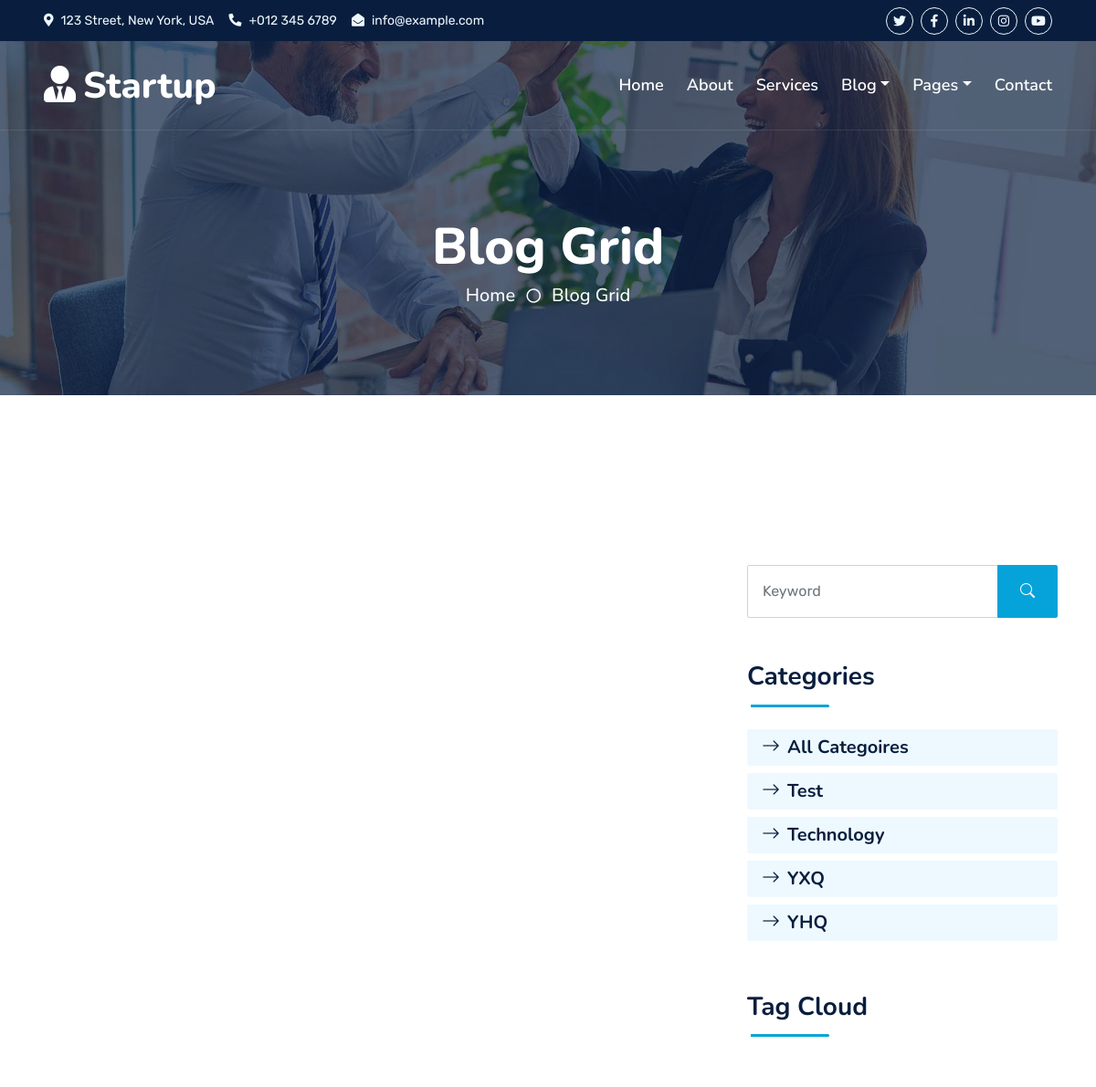
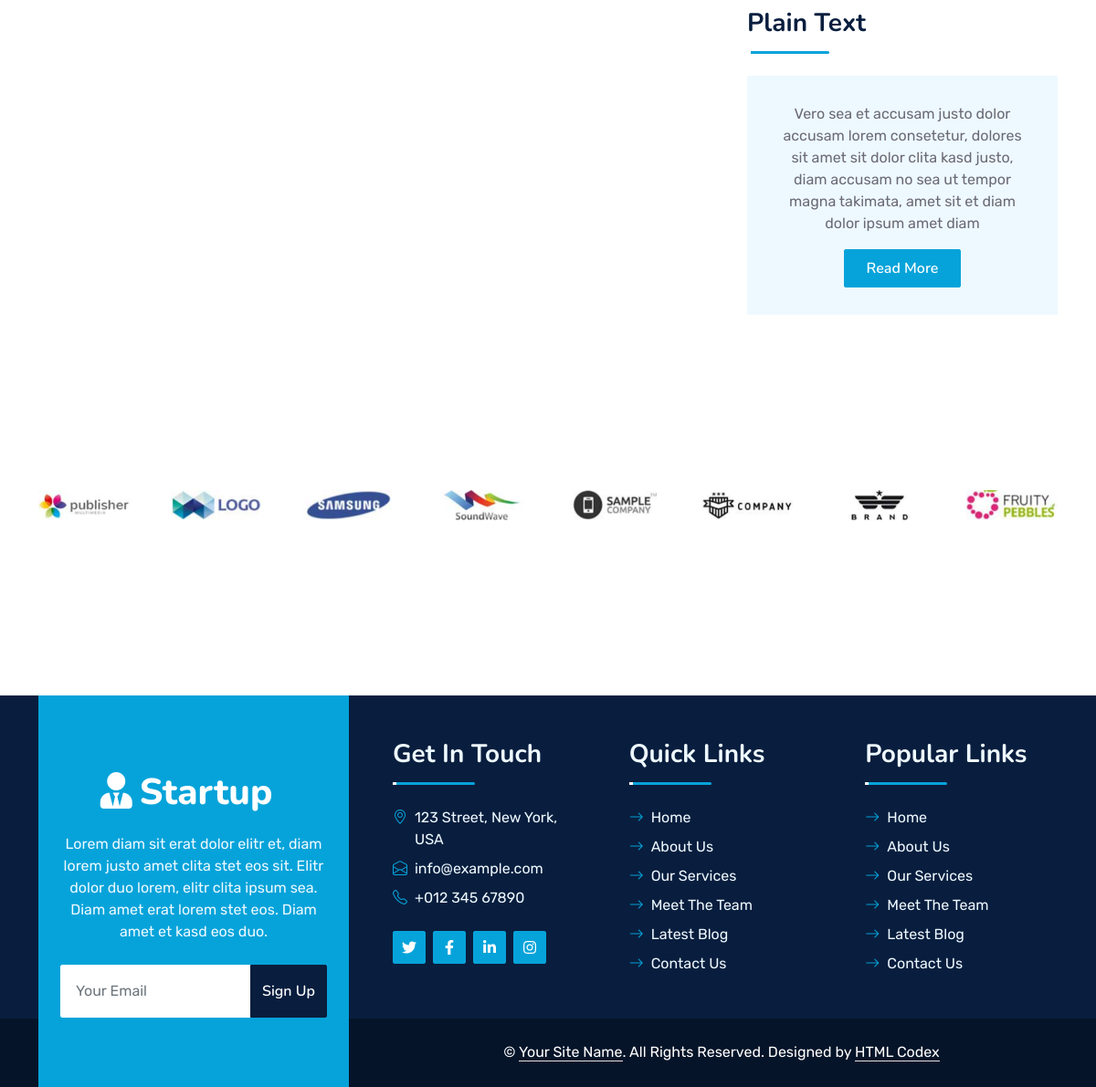
/blog/cat/test/, run on the app's committed database (2 pictures, top to bottom).
### blog/models.py (models this page shows, shortened)
class Category(models.Model):
    title = models.CharField(max_length=50)
    slug = models.SlugField(max_length=50, unique=True)
    class Meta:
        verbose_name = "Category"
        verbose_name_plural = "Categories"
        db_table = "Category"

### blog/views.py (the view)
# urls.py: path("cat/<slug:cat_slug>/", CategoryDetail.as_view(), name="cat_detail"),
class CategoryDetail(View):
    def get(self, request, cat_slug):
        cats = Category.objects.all()
        category = get_object_or_404(Category, slug=cat_slug)
        posts = Post.objects.filter(category=category)
        return render(request, "blog/list.html", {"posts": posts, "cats": cats})

### templates/blog/list.html (shortened to what this page needs)
{% extends 'base.html' %}
{% load static %}
{% block extra %}
<div class="container-fluid bg-primary py-5 bg-header" style="margin-bottom: 90px;">
    <div class="row py-5">
        <div class="col-12 pt-lg-5 mt-lg-5 text-center">
            <h1 class="display-4 text-white animated zoomIn">Blog Grid</h1>
            <a href="" class="h5 text-white">Home</a>
            <i class="far fa-circle text-white px-2"></i>
            <a href="" class="h5 text-white">Blog Grid</a>
        </div>
    </div>
</div>
{% endblock extra %}
{% block content %}
 <div class="container-fluid py-5 wow fadeInUp" data-wow-delay="0.1s">
    <div class="container py-5">
        <div class="row g-5">
            <div class="col-lg-8">
            </div>
            <div class="col-lg-4">
                <div class="mb-5 wow slideInUp" data-wow-delay="0.1s">
                    <form method="get">
                        <div class="input-group">
                            <input type="search" class="form-control p-3" placeholder="Keyword" name="search">
                            <button class="btn btn-primary px-4" type="submit"><i class="bi bi-search"></i></button>
                        </div>
                    </form>
                </div>
                <div class="mb-5 wow slideInUp" data-wow-delay="0.1s">
                    <div class="section-title section-title-sm position-relative pb-3 mb-4">
                        <h3 class="mb-0">Categories</h3>
                    </div>
                    <div class="link-animated d-flex flex-column justify-content-start">
                        <a class="h5 fw-semi-bold bg-light rounded py-2 px-3 mb-2" href="{% url 'list' %}"><i class="bi bi-arrow-right me-2"></i>All Categoires</a>
                        {% for cat in cats %}
                        <a class="h5 fw-semi-bold bg-light rounded py-2 px-3 mb-2" href="{% url 'cat_detail' cat.slug %}"><i class="bi bi-arrow-right me-2"></i>{{ cat.title }}</a>
                        {% endfor %}
                    </div>
                </div>
                <div class="mb-5 wow slideInUp" data-wow-delay="0.1s">
                    <div class="section-title section-title-sm position-relative pb-3 mb-4">
                        <h3 class="mb-0">Tag Cloud</h3>
                    </div>
                </div>
                <div class="wow slideInUp" data-wow-delay="0.1s">
                    <div class="section-title section-title-sm position-relative pb-3 mb-4">
                        <h3 class="mb-0">Plain Text</h3>
                    </div>
                    <div class="bg-light text-center" style="padding: 30px;">
                        <p>Vero sea et accusam justo dolor accusam lorem consetetur, dolores sit amet sit dolor clita kasd justo, diam accusam no sea ut tempor magna takimata, amet sit et diam dolor ipsum amet diam</p>
                        <a href="" class="btn btn-primary py-2 px-4">Read More</a>
                    </div>
                </div>
            </div>
        </div>
    </div>
</div>
{% endblock content %}

### static/css/style.css (style rules this page uses)
:root { --primary: #06A3DA; --secondary: #34AD54; --light: #EEF9FF; --dark: #091E3E; }
h1, h2, .fw-bold { font-weight: 800 !important; }
h3, h4, .fw-semi-bold { font-weight: 700 !important; }
.btn { font-family: 'Nunito', sans-serif; font-weight: 600; transition: .5s; }
.btn-primary, .btn-secondary { color: #FFFFFF; box-shadow: inset 0 0 0 50px transparent; }
.section-title::before { position: absolute; content: ""; width: 150px; height: 5px; left: 0; bottom: 0; background: var(--primary); border-radius: 2px; }
.section-title.section-title-sm::before { width: 90px; height: 3px; }
.section-title::after { position: absolute; content: ""; width: 6px; height: 5px; bottom: 0px; background: #FFFFFF; -webkit-animation: section-title-run 5s infinite linear; animation: section-title-run 5s infinite linear; }
.section-title.section-title-sm::after { width: 4px; height: 3px; }
.section-title.section-title-sm::after { -webkit-animation: section-title-run-sm 5s infinite linear; animation: section-title-run-sm 5s infinite linear; }
.bg-header { background: linear-gradient(rgba(9, 30, 62, .7), rgba(9, 30, 62, .7)), url(../img/carousel-1.jpg) center center no-repeat; background-size: cover; }
.link-animated a { transition: .5s; }

### data on the page
Category: title "Test"
Category: title "Technology"
Category: title "YXQ"
Category: title "YHQ"
